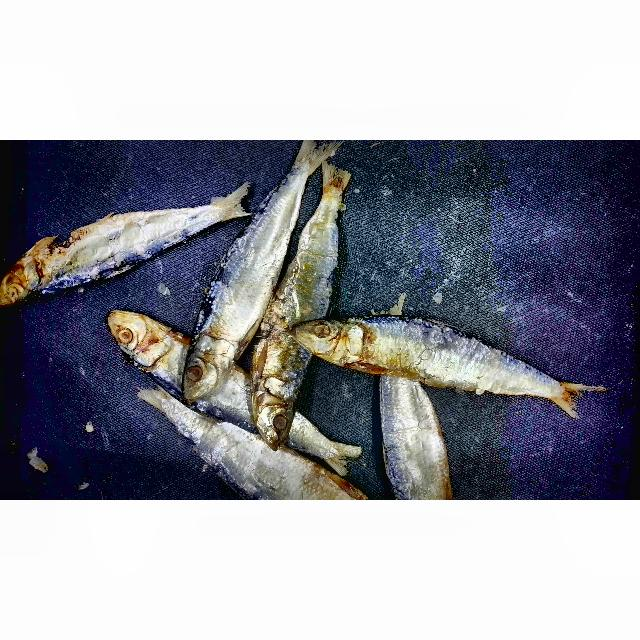
#> input picture Thesis/sardinella-lemuru-ml/Dried Fish Quality Grading.v7i.coco-segmentation/test/1000094989_jpg.rf.1d74954df700ee6583602358fb7c70ed.jpg, 640 x 640 px
$ python -i quality.py   (imports and definitions only)   (older library calls are emulated)
#> lines starting #> are read from the running program, lines starting #| are printed output that depends on the picture
#> further down, picture is the input picture: shape (640, 640, 3); mean B, G, R 159.5, 151.1, 150
"""Bounded descriptive quality checks. These warnings are never fish grades."""
from __future__ import annotations

import cv2
import numpy as np


QUALITY_CAVEAT = (
    "Focus, clipping, similarity and background changes are descriptive review aids; "
    "they do not establish fish grade, specimen identity or annotation quality."
)


def assess_quality(frame: np.ndarray, previous: dict | None = None,
                   thresholds: dict | None = None) -> dict:
    """Inspect a small derivative while leaving the native BGR frame untouched."""
    settings = {"focus_min": 35.0, "clipped_ratio": 0.30,
                "duplicate_distance": 3, "background_drift": 35.0}
    if thresholds:
        for key in settings:
            if key in thresholds:
                value = float(thresholds[key])
                if not np.isfinite(value) or value < 0 or value > 10000:
                    raise ValueError("Quality thresholds must be finite, nonnegative values.")
                settings[key] = value
    height, width = frame.shape[:2]
#> height = 640; width = 640
    scale = min(1.0, 512.0 / max(height, width))
#> scale = 0.8
    small = cv2.resize(frame, (max(1, round(width * scale)), max(1, round(height * scale))),
                       interpolation=cv2.INTER_AREA) if scale < 1 else frame
    gray = cv2.cvtColor(small, cv2.COLOR_BGR2GRAY)
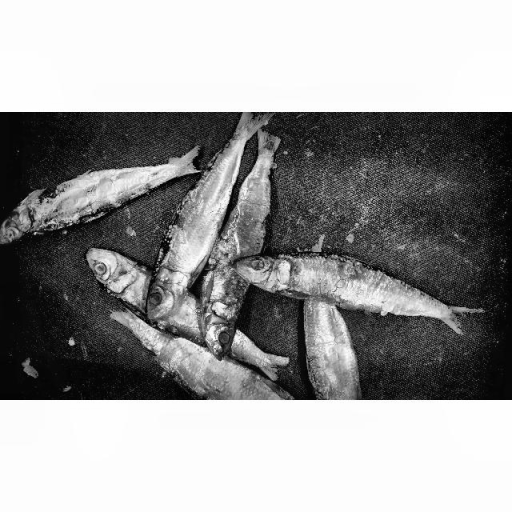
#> gray: shape (512, 512); min 1, max 255, mean 151.7
    focus = float(cv2.Laplacian(gray, cv2.CV_64F).var())
#> focus = 3435.7
    low, high = float(np.mean(gray <= 5)), float(np.mean(gray >= 250))
#> low = 0.011; high = 0.435
    signature = cv2.resize(gray, (9, 8), interpolation=cv2.INTER_AREA)
    bits = (signature[:, 1:] > signature[:, :-1]).reshape(-1)
    dhash = format(sum(int(value) << index for index, value in enumerate(bits)), "016x")
#> dhash = '000d1717252b2b00'
    background = cv2.resize(gray, (8, 8), interpolation=cv2.INTER_AREA).reshape(-1).tolist()
#> background = 64 values, max 253 at index 0, min 14 at index 40, mean 151.8
    warnings = []
    if focus < settings["focus_min"]:
        warnings.append("LOW_FOCUS_SCORE")
    if low > settings["clipped_ratio"]:
        warnings.append("UNDEREXPOSURE_OR_DARK_BACKGROUND")
    if high > settings["clipped_ratio"]:
        warnings.append("OVEREXPOSURE_OR_LIGHT_BACKGROUND")
    if min(height, width) < 480:
        warnings.append("LOW_RESOLUTION")
    similarity_distance, drift = None, None
    if previous:
        try:
            similarity_distance = (int(dhash, 16) ^ int(previous["dhash"], 16)).bit_count()
            if similarity_distance <= settings["duplicate_distance"]:
                warnings.append("NEAR_DUPLICATE_REVIEW")
            before = np.asarray(previous["background_signature"], dtype=np.float32)
            if before.size == 64:
                drift = float(np.abs(np.asarray(background, dtype=np.float32) - before).mean())
                if drift > settings["background_drift"]:
                    warnings.append("BACKGROUND_DRIFT_REVIEW")
        except (KeyError, ValueError, TypeError):
            pass
    return {"focus_score": round(focus, 3), "underexposed_ratio": round(low, 5),
            "overexposed_ratio": round(high, 5), "mean_luminance": round(float(gray.mean()), 3),
            "width": width, "height": height, "dhash": dhash,
            "background_signature": background, "similarity_distance": similarity_distance,
            "background_drift": drift, "warnings": warnings, "thresholds": settings,
            "caveat": QUALITY_CAVEAT}

>>> import cv2
>>> picture = cv2.imread('../../../Dried Fish Quality Grading.v7i.coco-segmentation/test/1000094989_jpg.rf.1d74954df700ee6583602358fb7c70ed.jpg')
>>> result = assess_quality(picture)
#> result = 13 items

$ run again, on Thesis/sardinella-lemuru-ml/Dried Fish Quality Grading.v7i.coco-segmentation/test/1000094990_jpg.rf.1d4ba0e4514295e0bbc975df3d78bde5.jpg
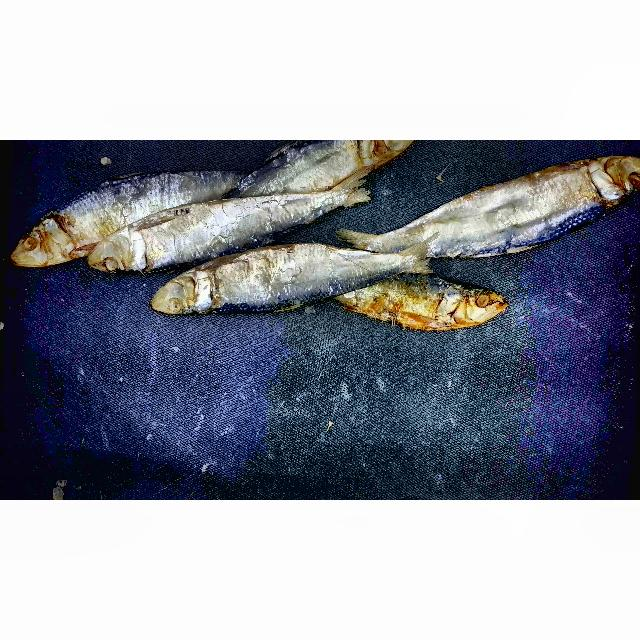
#> input picture Thesis/sardinella-lemuru-ml/Dried Fish Quality Grading.v7i.coco-segmentation/test/1000094990_jpg.rf.1d4ba0e4514295e0bbc975df3d78bde5.jpg, 640 x 640 px
#> picture is the input picture: shape (640, 640, 3); mean B, G, R 159.6, 149.6, 146.7
#> in assess_quality, `gray = cv2.cvtColor(small, cv2.COLOR_BGR2GRAY)`:
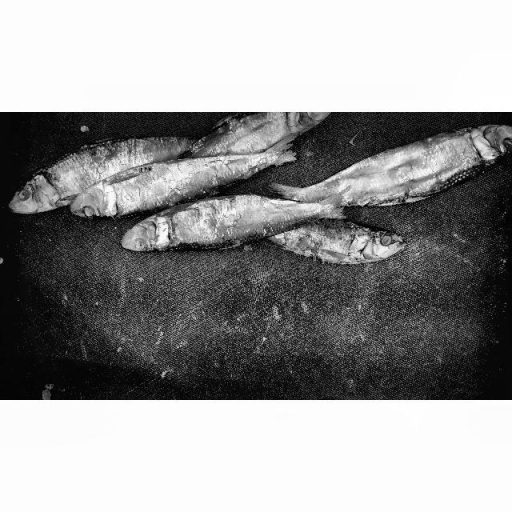
#> gray: shape (512, 512); min 0, max 255, mean 149.9
#> focus = 4050.6
#> low = 0.0109; high = 0.435
#> dhash = '00323327136b0d00'
#> background = 64 values, max 253 at index 0, min 9 at index 40, mean 149.9
#> result = 13 items

$ run again, on Thesis/sardinella-lemuru-ml/Dried Fish Quality Grading.v7i.coco-segmentation/test/WIN_20260823_21_45_11_Pro_jpg.rf.01a0867ea638f10c1ffa3acd30d37830.jpg
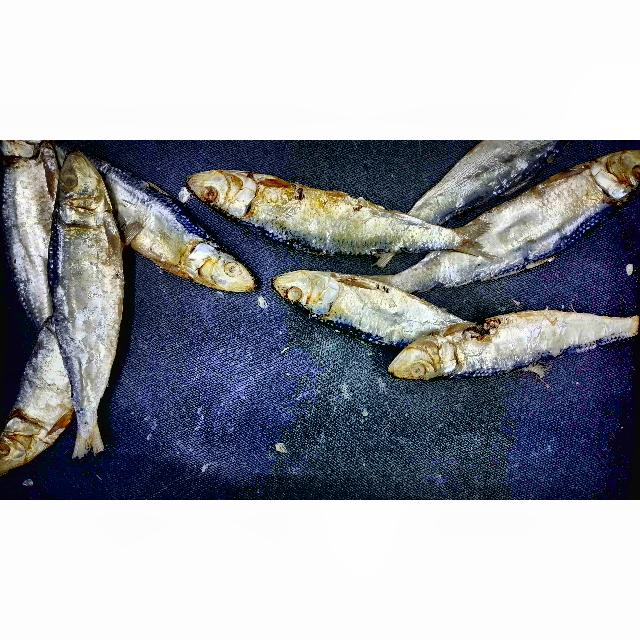
#> input picture Thesis/sardinella-lemuru-ml/Dried Fish Quality Grading.v7i.coco-segmentation/test/WIN_20260823_21_45_11_Pro_jpg.rf.01a0867ea638f10c1ffa3acd30d37830.jpg, 640 x 640 px
#> picture is the input picture: shape (640, 640, 3); mean B, G, R 165, 157.9, 155.3
#> in assess_quality, `gray = cv2.cvtColor(small, cv2.COLOR_BGR2GRAY)`:
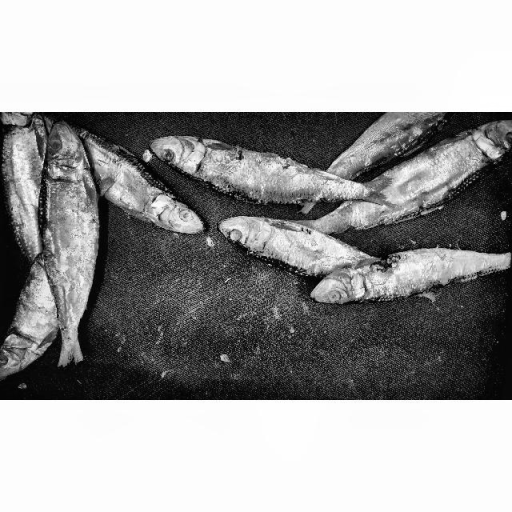
#> gray: shape (512, 512); min 0, max 255, mean 157.9
#> focus = 3867.4
#> low = 0.00973; high = 0.436
#> dhash = '001b1675196c6200'
#> background = 64 values, max 253 at index 0, min 23 at index 47, mean 157.9
#> result = 13 items

$ run again, on Thesis/sardinella-lemuru-ml/Dried Fish Quality Grading.v7i.coco-segmentation/test/WIN_20260823_21_50_56_Pro_jpg.rf.330500372d99a2a5afcd262696f42fae.jpg
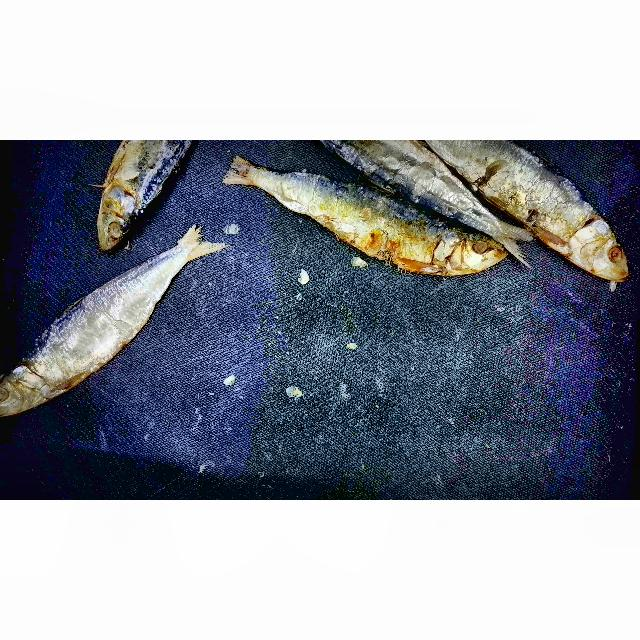
#> input picture Thesis/sardinella-lemuru-ml/Dried Fish Quality Grading.v7i.coco-segmentation/test/WIN_20260823_21_50_56_Pro_jpg.rf.330500372d99a2a5afcd262696f42fae.jpg, 640 x 640 px
#> picture is the input picture: shape (640, 640, 3); mean B, G, R 160.3, 150.8, 146.8
#> in assess_quality, `gray = cv2.cvtColor(small, cv2.COLOR_BGR2GRAY)`:
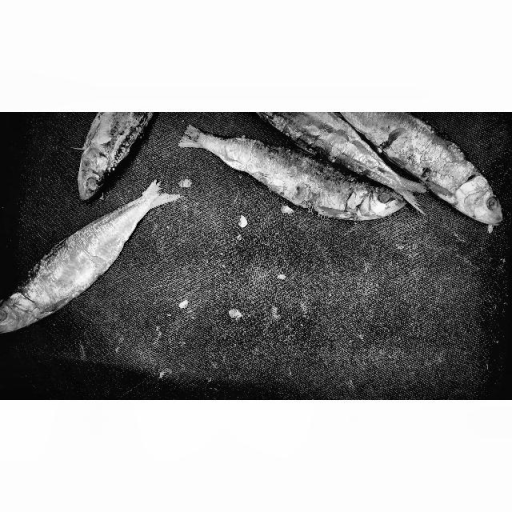
#> gray: shape (512, 512); min 0, max 255, mean 150.7
#> focus = 5150.6
#> low = 0.00541; high = 0.436
#> dhash = '00363325336d3b00'
#> background = 64 values, max 253 at index 0, min 15 at index 16, mean 150.7
#> result = 13 items
